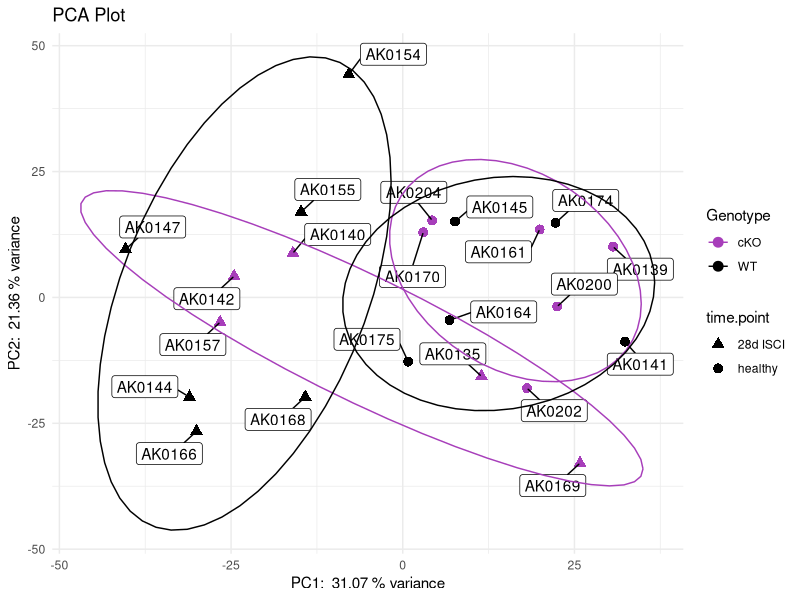
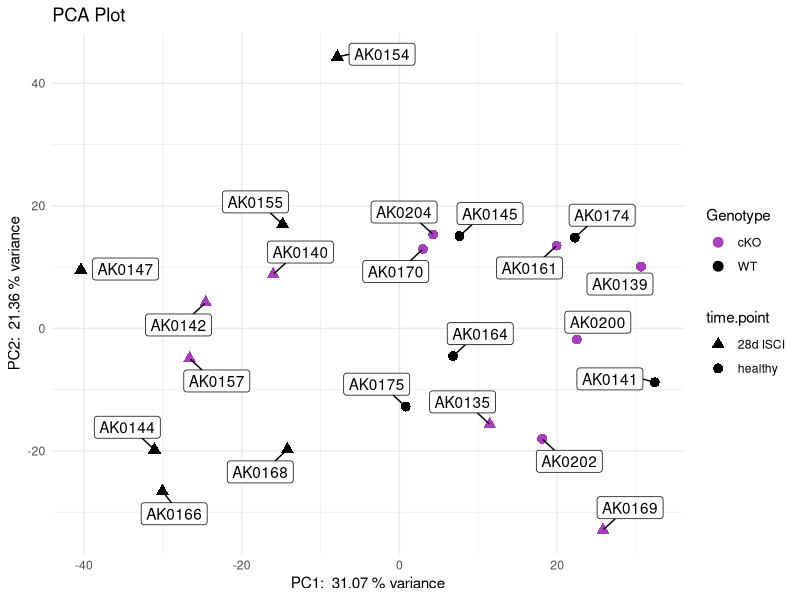
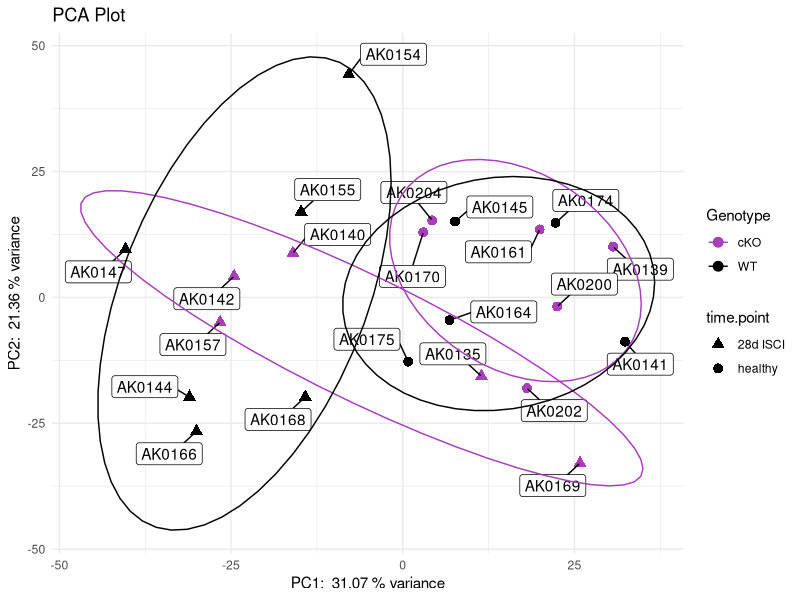

R code for these plots, in order:

# Loading required libraries
library(ggplot2)
library(ggrepel) # for better label positioning
library(reshape2) # for melting dataframes
library(FactoMineR) # for PCA


labels <- read.csv("labels.csv", stringsAsFactors = FALSE)
df<- read.csv("Blank_subtracted_and_column_normalized.csv", stringsAsFactors = FALSE)

# Transposing the df dataframe as you want dots per column
df_t <- t(df)

# Performing PCA on the transposed data
res.pca <- PCA(df_t, graph = FALSE)

# Extracting the PCA results
pca_data <- as.data.frame(res.pca$ind$coord)

# Merging the PCA results with the labels dataframe
pca_data$Sample.Name <- rownames(pca_data)
final_data <- merge(pca_data, labels, by = "Sample.Name")

# Defining the colors and shapes based on your specifications
shape_mapping <- c("28d ISCI" = 17, "healthy" = 16) # 17 is triangle, 16 is circle in ggplot
color_mapping <- c("cKO" = rgb(167/255, 62/255, 186/255), "WT" = "black")

# Plotting the PCA
ggplot(final_data, aes(x = Dim.1, y = Dim.2)) +
  geom_point(aes(shape = `time.point`, color = Genotype), size = 3) +
  scale_shape_manual(values = shape_mapping) +
  scale_color_manual(values = color_mapping) +
  ggrepel::geom_label_repel(aes(label = Sample.Name), box.padding = 0.5) +
  stat_ellipse(aes(group = interaction(`time.point`, Genotype), shape = `time.point`, color = Genotype), type = "norm", level = 0.68) + # adding ellipses
  labs(
    title = "PCA Plot",
    x = paste("PC1: ", round(res.pca$eig[1, 2], 2), "% variance"),
    y = paste("PC2: ", round(res.pca$eig[2, 2], 2), "% variance")
  ) +
  theme_minimal()

ggsave("Blank_subtracted_and_column_normalized.svg")
# Assuming you have your dataframes loaded as 'df' and 'labels'
# Also assuming you have required libraries installed



####No eclipse
# Transposing the df dataframe as you want dots per column
df_t <- t(df)

# Performing PCA on the transposed data
res.pca <- PCA(df_t, graph = FALSE)

# Extracting the PCA results
pca_data <- as.data.frame(res.pca$ind$coord)

# Merging the PCA results with the labels dataframe
pca_data$Sample.Name <- rownames(pca_data)
final_data <- merge(pca_data, labels, by = "Sample.Name")

# Defining the colors and shapes based on your specifications
shape_mapping <- c("28d ISCI" = 17, "healthy" = 16) # 2 is triangle, 1 is circle in ggplot
color_mapping <- c("cKO" = rgb(167/255, 62/255, 186/255), "WT" = "black")

# Plotting the PCA
ggplot(final_data, aes(x = Dim.1, y = Dim.2)) +
  geom_point(aes(shape = `time.point`, color = Genotype), size = 3) +
  scale_shape_manual(values = shape_mapping) +
  scale_color_manual(values = color_mapping) +
  ggrepel::geom_label_repel(aes(label = Sample.Name), box.padding = 0.5) +
  labs(
    title = "PCA Plot",
    x = paste("PC1: ", round(res.pca$eig[1, 2], 2), "% variance"),
    y = paste("PC2: ", round(res.pca$eig[2, 2], 2), "% variance")
  ) +
  theme_minimal()
